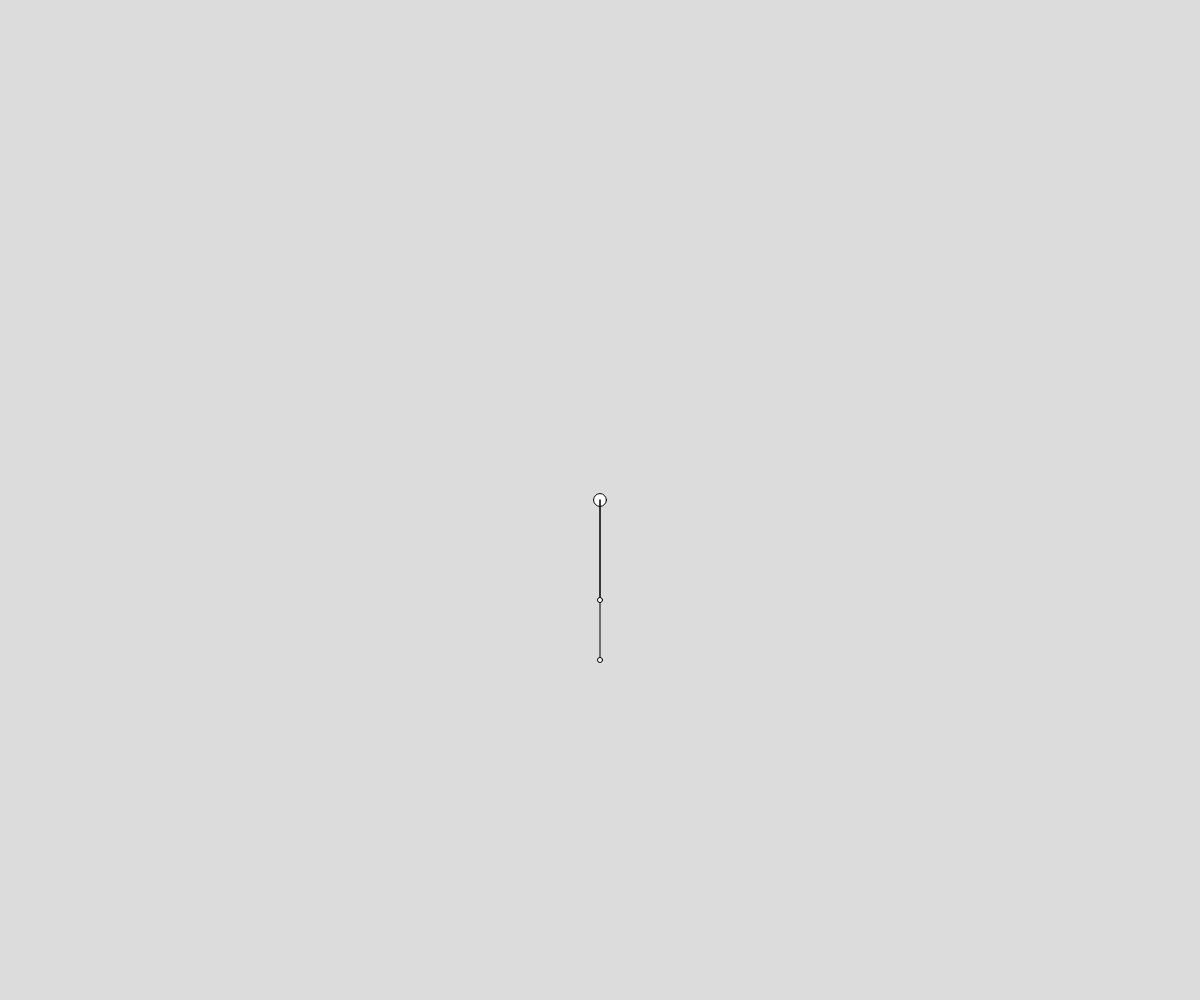
Frame 1 (no input)
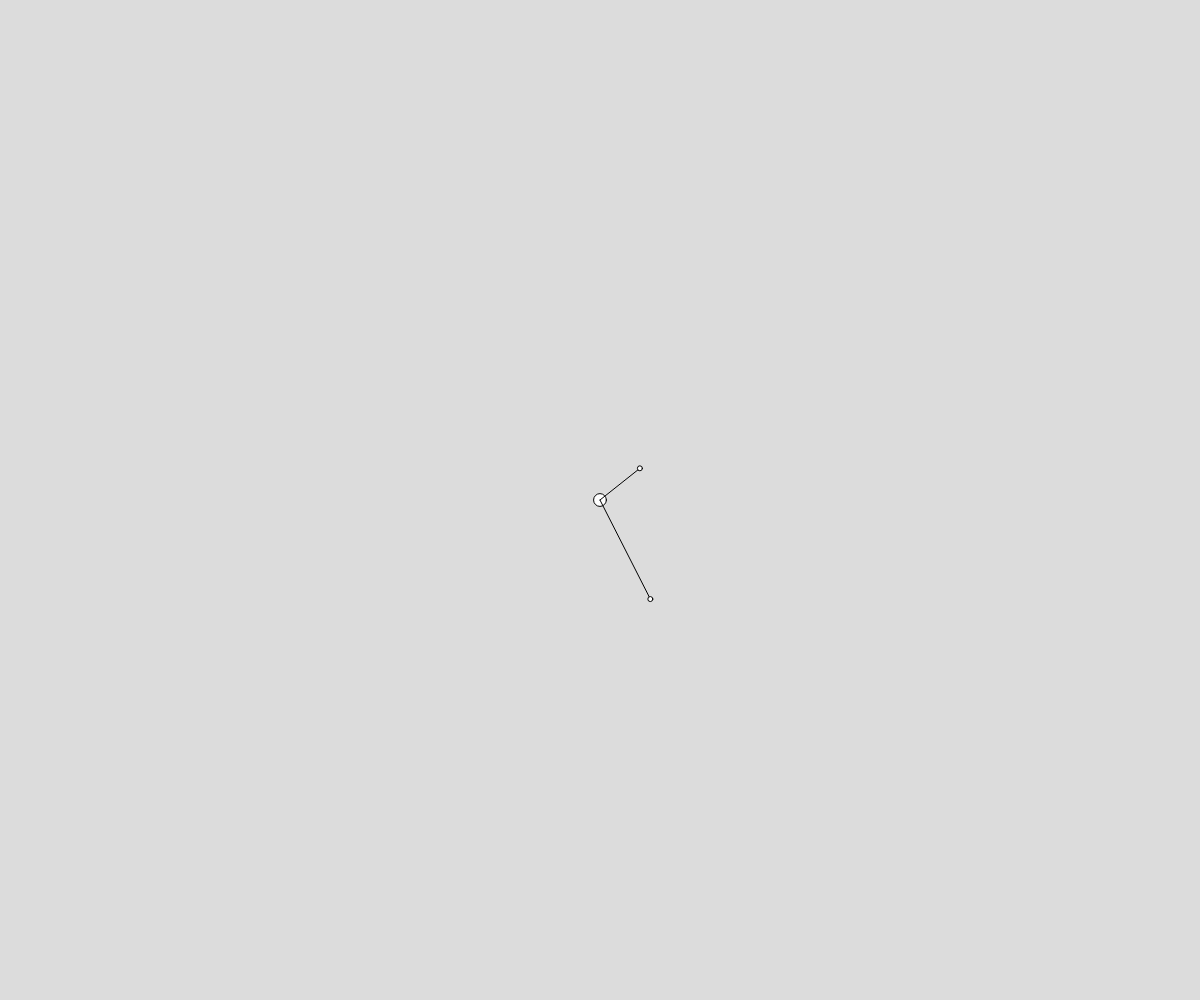
Frame 60 (no input)
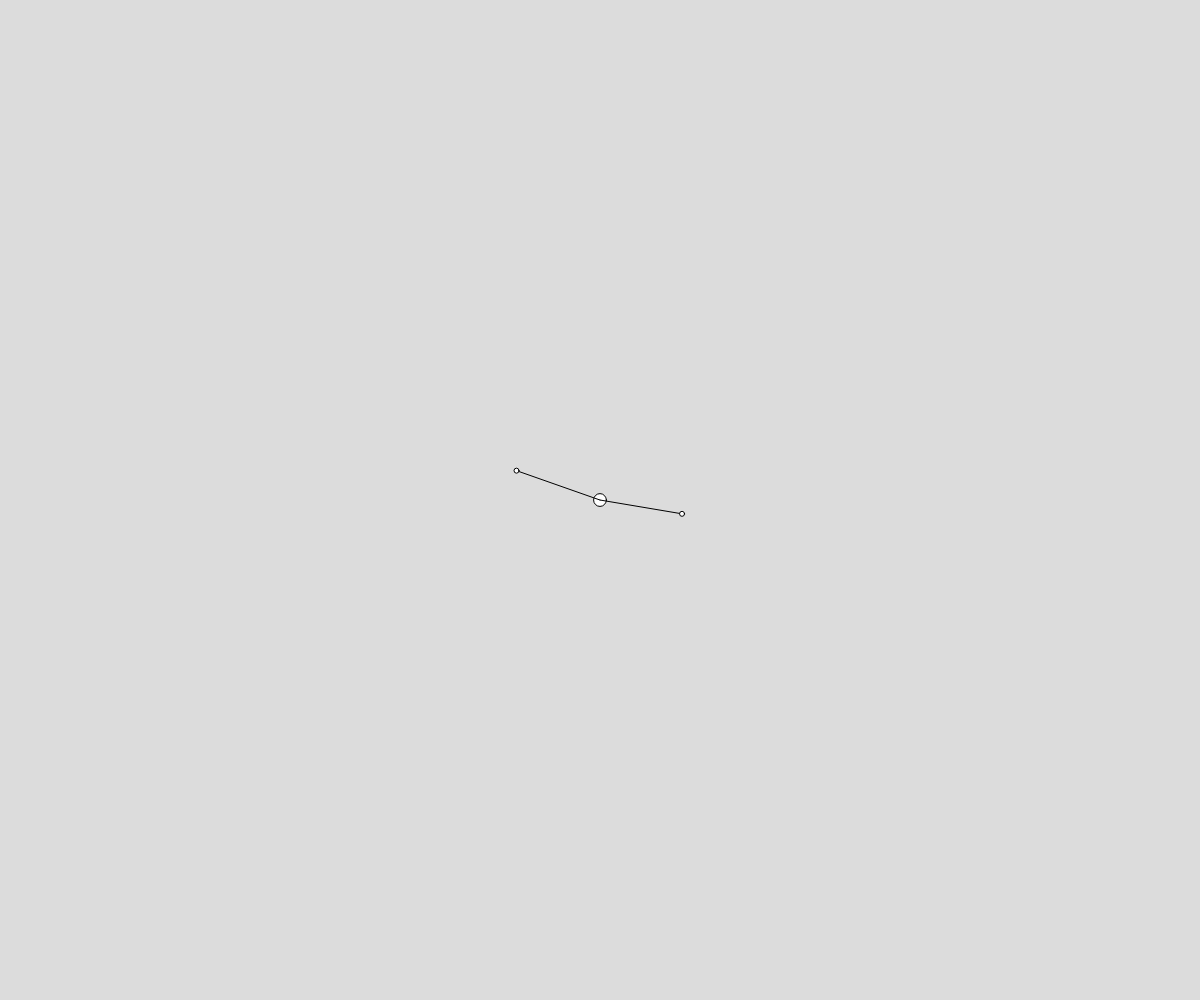
Frame 120 (the mouse pressed at the canvas centre since frame 60)

The p5.js sketch that drew these frames (run headless with seeded random() and noise() and a simulated clock; from frame 60 on, the mouse is pressed at the canvas centre):

// p5.js sketch
// ── sketch.js
let scale = 10

function setup() {
  let cnv = createCanvas(windowWidth, windowHeight);
  cnv.mouseWheel(changeScale)

  objs.push(
    new Obj(0,0, 100000, 128, 0),
    new Obj(1000,0, 10, 50, -10),
    new Obj(1600,0, 10, 50, 10)
  );
}

function draw() {
  background(220);
  translate(width / 2, height / 2);
  for (let i = 0; i < objs.length; i++) {
    objs[i].show();
    objs[i].update();
  }
}

// ── Obj.js
let objs = [];
let dista;
let sen;
let coss;
let force;
let G = 10;
let counter = 0

class Obj {
  constructor(y, x, mass, r, velX) {
    this.x = x;
    this.y = y;
    this.mass = mass;
    this.r = r;
    this.velX = velX;
    this.velY = 0;
    this.aX = 0;
    this.aY = 0;

    this.show = function () {
      circle(this.x / scale, this.y / scale, this.r / scale);
    };

    this.update = function () {
      counter++
      for (let i = 0; i < objs.length; i++) {
        dista = dist(this.x, this.y, objs[i].x, objs[i].y);
        sen = (this.x - objs[i].x) / dista;
        coss = (this.y - objs[i].y) / dista;
        force =
          (-G * (this.mass * objs[i].mass)) / (dista + this.r + objs[i].r) ** 2;
        if (dista != 0 && dista > this.r / 2 + objs[i].r / 2) {
          this.aX = (sen * force) / this.mass;
          this.aY = (coss * force) / this.mass;
          if(counter % objs.length == 1){
          line(
            this.x / scale,
            this.y / scale,
            objs[i].x / scale,
            objs[i].y / scale
          );}
          this.velX += this.aX;
          this.velY += this.aY;
        }
      }
      this.x += this.velX;
      this.y += this.velY;
    };
  }
}

function mouseWheel() {}

function changeScale(event) {
  if (event.deltaY > 0) {
    scale = scale + 0.5;
  } else {
    scale = scale - 0.5;
  }
}
